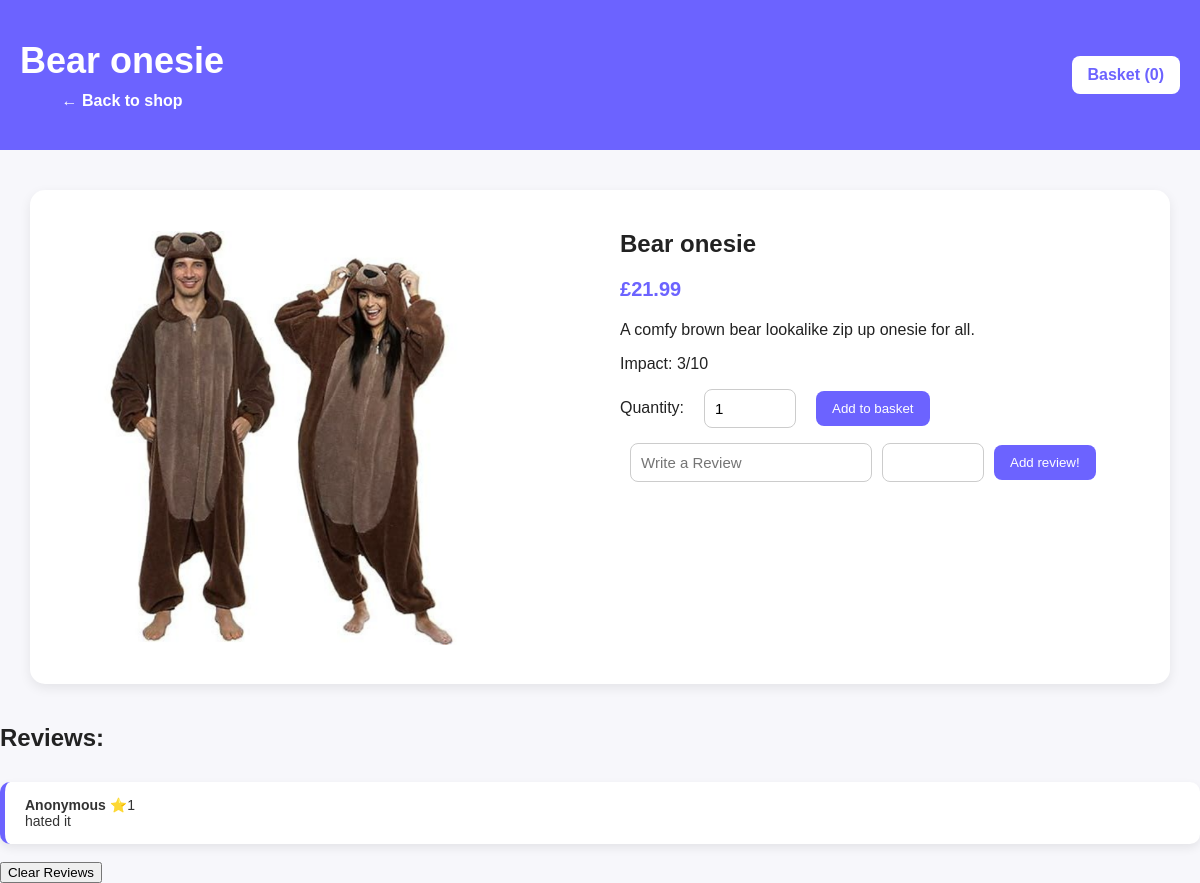
Screenshot of /item/3 with the database file from the repository.
### app4.py (models this page shows)
class Product(db.Model):
    id = db.Column(db.Integer, primary_key=True)
    name = db.Column(db.String(100), nullable=False)
    price = db.Column(db.Float, nullable=False)
    description = db.Column(db.Text, nullable=False)
    image = db.Column(db.String(100), nullable=False)
    impact = db.Column(db.Integer, nullable=False)

class Review(db.Model):
    id = db.Column(db.Integer, primary_key=True)
    product_id = db.Column(db.Integer, db.ForeignKey('product.id'), nullable=False)
    username = db.Column(db.String(100), nullable=False)
    text = db.Column(db.Text, nullable=False)
    rating = db.Column(db.Integer, nullable=False)
    product = db.relationship('Product', backref='reviews')

### app4.py (the view, shortened to what this page needs)
@app.route('/item/<int:itemId>', methods=["GET", "POST"])
def singleProductPage(itemId):
    product = Product.query.get_or_404(itemId)
    reviews = Review.query.filter_by(product_id=product.id).all()
    return render_template(
        'SingleProduct.html',
        product = product,
        reviews = reviews,
        basket_count = basket_count()
        )

### app4.py (called while the page is built)
def get_basket():
    if 'basket' not in session:
        session['basket'] = []
    return session['basket']

def basket_count():
    basket = get_basket()
    return sum(item['quantity'] for item in basket)

### templates/SingleProduct.html (shortened to what this page needs)
<!DOCTYPE html>
<html>
<head>
    <link rel="stylesheet" href="{{ url_for('static', filename='style.css') }}">
</head>
<body>
    <header class="site-header">
        <div class="top-bar">
            <div>
                <h1>{{ product.name }}</h1>
                <a href="{{ url_for('galleryPage') }}" class="back-link">← Back to shop</a>
            </div>
            <a href="{{ url_for('basketPage') }}" class="basket-link">
                Basket ({{ basket_count }})
            </a>
        </div>
    </header>
    <main class="single-product">
        <div class="single-product-image">
            <img src="{{ url_for('static', filename='images/' + product.image) }}" alt="{{ product.name }}">
        </div>
        <div class="single-product-info">
            <h2>{{ product.name }}</h2>
            <p class="price">£{{ "%.2f"|format(product.price) }}</p>
            <p>{{ product.description }}</p>
            <p class="impact">Impact: {{ product.impact }}/10</p>
            <form method="POST" class="basket-form">
                <label>Quantity:</label>
                <input type="number" name="quantity" min="1" value="1">
                <button type="submit">Add to basket</button>
            </form>
            <form method="POST" class="review-form">
                <input type="text" name="review" placeholder="Write a Review">
                <input type="number" name="rating" min = "1" max="5">
                <button type="submit" >Add review!</button>
            </form>
        </div>
    </main>
    <h2>  Reviews:</h2>
    <div class="reviews-container">
        {% if reviews %}
            {% for r in reviews %}
                <div class="review-box">
                    <strong>{{ r.username }}</strong> ⭐{{ r.rating }}<br>{{ r.text }}
                </div>
            {% endfor %}
        {% else %}
            <p>No reviews yet. </p>
        {% endif %}
    </div>
    <br>
    <form method="POST" action="{{ url_for('clear_reviews_item', itemId = product.id)}}">
        <button type="submit">Clear Reviews</button>
    </form>
</body>
</html>

### static/style.css (style rules this page uses)
body { font-family: Arial, sans-serif; background: #f7f7fb; margin: 0; color: #222; }
.site-header { background: #6c63ff; color: white; text-align: center; padding: 40px 20px; }
.site-header h1 { margin: 0; font-size: 36px; }
.price { font-size: 20px; font-weight: bold; color: #6c63ff; }
.top-bar { display: flex; gap: 20px; justify-content: space-between; align-items: center; position: relative; }
.basket-link { background: white; color: #6c63ff; text-decoration: none; padding: 10px 16px; border-radius: 8px; font-weight: bold; }
.back-link { display: inline-block; margin-top: 10px; color: white; text-decoration: none; font-weight: bold; }
.single-product { max-width: 1100px; margin: 40px auto; padding: 20px; display: grid; grid-template-columns: 1fr 1fr; gap: 40px; background: white; border-radius: 15px; box-shadow: 0 4px 12px rgba(0,0,0,0.08); }
.single-product img { width: 100%; max-width: 450px; height: 450px; object-fit: cover; border-radius: 12px; }
.basket-form { margin-top: 20px; }
.basket-form input { width: 70px; padding: 8px; margin: 0 10px; }
.reviews-container { margin-top: 30px; display: flex; flex-direction: column; gap: 15px; }
.review-box { background: white; padding: 15px 20px; border-radius: 10px; box-shadow: 0 4px 10px rgba(0,0,0,0.08); border-left: 5px solid #6c63ff; font-size: 14px; color: #333 }
.basket-form, .review-form { display: flex; gap: 10px; align-items: center; margin-top: 15px; }
.basket-form input, .review-form input { padding: 10px; border: 1px solid #ccc; border-radius: 8px; font-size: 15px; }
.basket-form input[type="number"] { width: 70px; }
.review-form input[name="review"] { width: 220px; }
.review-form input[name="rating"] { width: 80px; }
.basket-form button, .review-form button { background: #6c63ff; color: white; border: none; padding: 10px 16px; border-radius: 8px; cursor: pointer; }

### rows the page displays
Product: name "Bear onesie", image (picture), price "21.99", description "A comfy brown bear lookalike zip up onesie for all.", impact "3"
Review: username "Anonymous", rating "1", text "hated it"

### other values shown
{{ basket_count }} "0"
